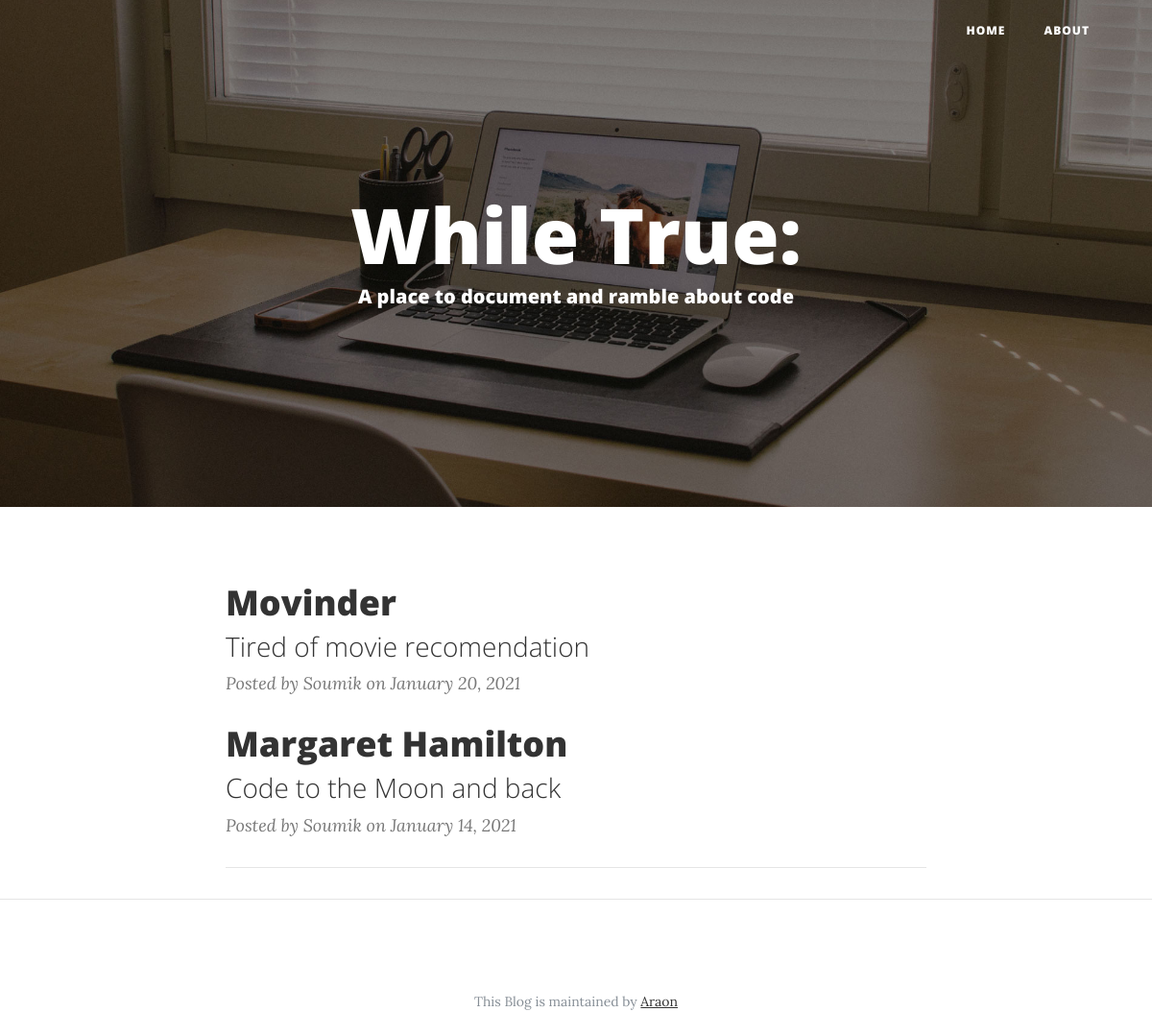
/code, run on an earlier commit of the app's database.
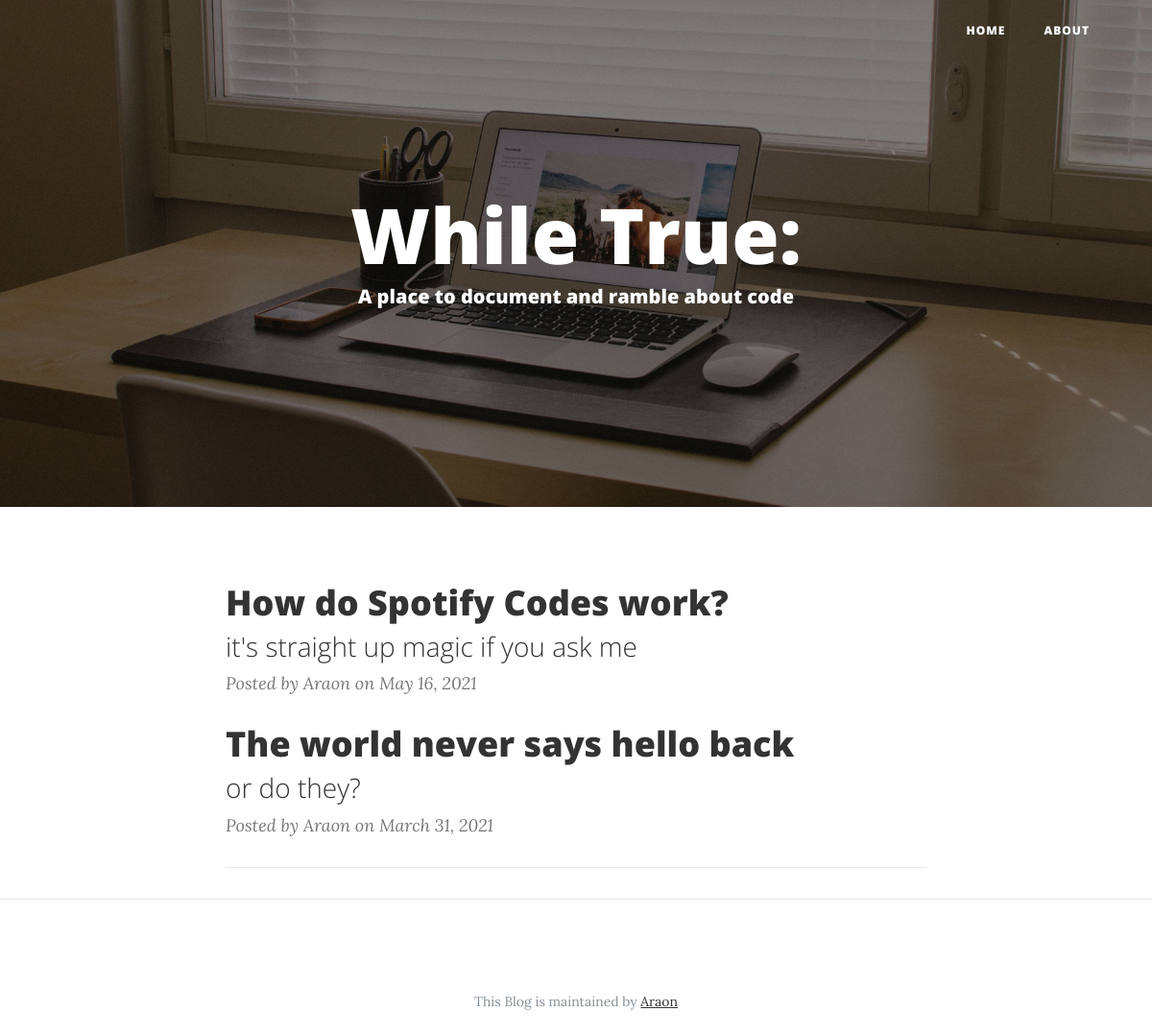
And on a later commit of the database.
### araon/models.py (models this page shows, shortened)
class blogPost(db.Model):
    id = db.Column(db.Integer, primary_key=True)
    title = db.Column(db.String(100), nullable=False)
    sub_title = db.Column(db.String(200), nullable=False)
    date_posted = db.Column(db.DateTime, nullable=False, default=datetime.utcnow)
    author = db.Column(db.String(100), nullable=False, default = 'System')
    content = db.Column(db.Text, nullable=False)
    header_img = db.Column(db.String(500))

### araon/code/routes.py (the view)
@code.route('/code')
def codehome():
    posts = blogPost.query.order_by(blogPost.date_posted.desc()).all()
    return render_template('index.html', posts=posts)

### araon/code/templates/index.html (shortened to what this page needs)
<!DOCTYPE html>
<html lang="en">
  <head>
    <link href="{{ url_for('code.static', filename='bootstrap.min.css') }}" rel="stylesheet">
    <link href="{{ url_for('code.static', filename='font-awesome.min.css') }}" rel="stylesheet" type="text/css">
    <link href="{{ url_for('code.static', filename='clean-blog.min.css') }}" rel="stylesheet">
  </head>
  <body>
    <nav class="navbar navbar-expand-lg navbar-light fixed-top" id="mainNav">
      <div class="container">
        <div class="collapse navbar-collapse" id="navbarResponsive">
          <ul class="navbar-nav ml-auto">
            <li class="nav-item">
              <a class="nav-link" href="/code">Home</a>
            </li>
            <li class="nav-item">
              <a class="nav-link" href="/code/about">About</a>
            </li>
          </ul>
        </div>
      </div>
    </nav>
    <header class="masthead" style="background-image: url('{{ url_for('code.static', filename='home-bg.jpg') }}')">
      <div class="container">
        <div class="row">
          <div class="col-lg-8 col-md-10 mx-auto">
            <div class="page-heading">
              <h1>While True:</h1>
              <span class="subheading"><h5> A place to document and ramble about code</h5></span>
            </div>
          </div>
        </div>
      </div>
    </header>
    <div class="container">
      <div class="row">
        <div class="col-lg-8 col-md-10 mx-auto">
        {% for post in posts %}
          <div class="post-preview">
            <a href="{{ url_for('code.post', post_id=post.id) }}">
              <h2 class="post-title">
                {{ post.title }}
              </h2>
              <h3 class="post-subtitle">
                {{ post.sub_title }}
              </h3>
            </a>
            <p class="post-meta">Posted by {{ post.author }} on {{ post.date_posted.strftime('%B %d, %Y') }}</p>
          </div>
          {% endfor %}
          <hr>
        </div>
      </div>
    </div>
    <hr>
    <footer>
      <div class="container">
        <div class="row">
          <div class="col-lg-8 col-md-10 mx-auto">
            <p class="copyright text-muted">This Blog is maintained by <a href="https://github.com/Araon">Araon</a></p>
          </div>
        </div>
      </div>
    </footer>
  </body>
</html>

What changed in the data, as far as the page shows it:
removed blogPost: title "Movinder", sub_title "Tired of movie recomendation", author "Soumik", date_posted "January 20, 2021"
removed blogPost: title "Margaret Hamilton", sub_title "Code to the Moon and back", author "Soumik", date_posted "January 14, 2021"
added blogPost: title "How do Spotify Codes work?", sub_title "it's straight up magic if you ask me", author "Araon", date_posted "May 16, 2021"
added blogPost: title "The world never says hello back", sub_title "or do they?", author "Araon", date_posted "March 31, 2021"
